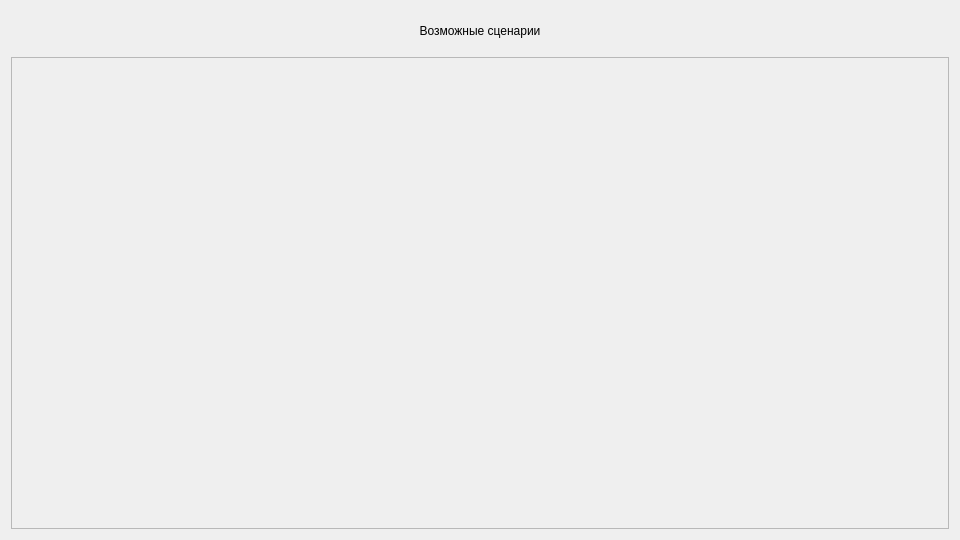
<?xml version="1.0" encoding="UTF-8"?>
<ui version="4.0">
 <class>ScenarioMenu</class>
 <widget class="QWidget" name="ScenarioMenu">
  <property name="geometry">
   <rect>
    <x>0</x>
    <y>0</y>
    <width>960</width>
    <height>540</height>
   </rect>
  </property>
  <property name="windowTitle">
   <string>Form</string>
  </property>
  <layout class="QVBoxLayout" name="verticalLayout">
   <item>
    <widget class="QLabel" name="label">
     <property name="minimumSize">
      <size>
       <width>0</width>
       <height>40</height>
      </size>
     </property>
     <property name="text">
      <string>Возможные сценарии</string>
     </property>
     <property name="alignment">
      <set>Qt::AlignCenter</set>
     </property>
    </widget>
   </item>
   <item>
    <widget class="QScrollArea" name="scrollArea">
     <property name="widgetResizable">
      <bool>true</bool>
     </property>
     <widget class="QWidget" name="scrollAreaWidgetContents">
      <property name="geometry">
       <rect>
        <x>0</x>
        <y>0</y>
        <width>44</width>
        <height>474</height>
       </rect>
      </property>
      <property name="sizePolicy">
       <sizepolicy hsizetype="Maximum" vsizetype="Minimum">
        <horstretch>0</horstretch>
        <verstretch>0</verstretch>
       </sizepolicy>
      </property>
      <layout class="QHBoxLayout" name="horizontalLayout">
       <item>
        <widget class="Scenario" name="widget" native="true">
         <property name="sizePolicy">
          <sizepolicy hsizetype="Preferred" vsizetype="Preferred">
           <horstretch>0</horstretch>
           <verstretch>0</verstretch>
          </sizepolicy>
         </property>
         <property name="minimumSize">
          <size>
           <width>0</width>
           <height>0</height>
          </size>
         </property>
        </widget>
       </item>
       <item>
        <widget class="Scenario" name="widget_2" native="true"/>
       </item>
      </layout>
     </widget>
    </widget>
   </item>
  </layout>
 </widget>
 <customwidgets>
  <customwidget>
   <class>Scenario</class>
   <extends>QWidget</extends>
   <header location="global">src/ui/Scenario.h</header>
   <container>1</container>
  </customwidget>
 </customwidgets>
 <resources/>
 <connections/>
</ui>
